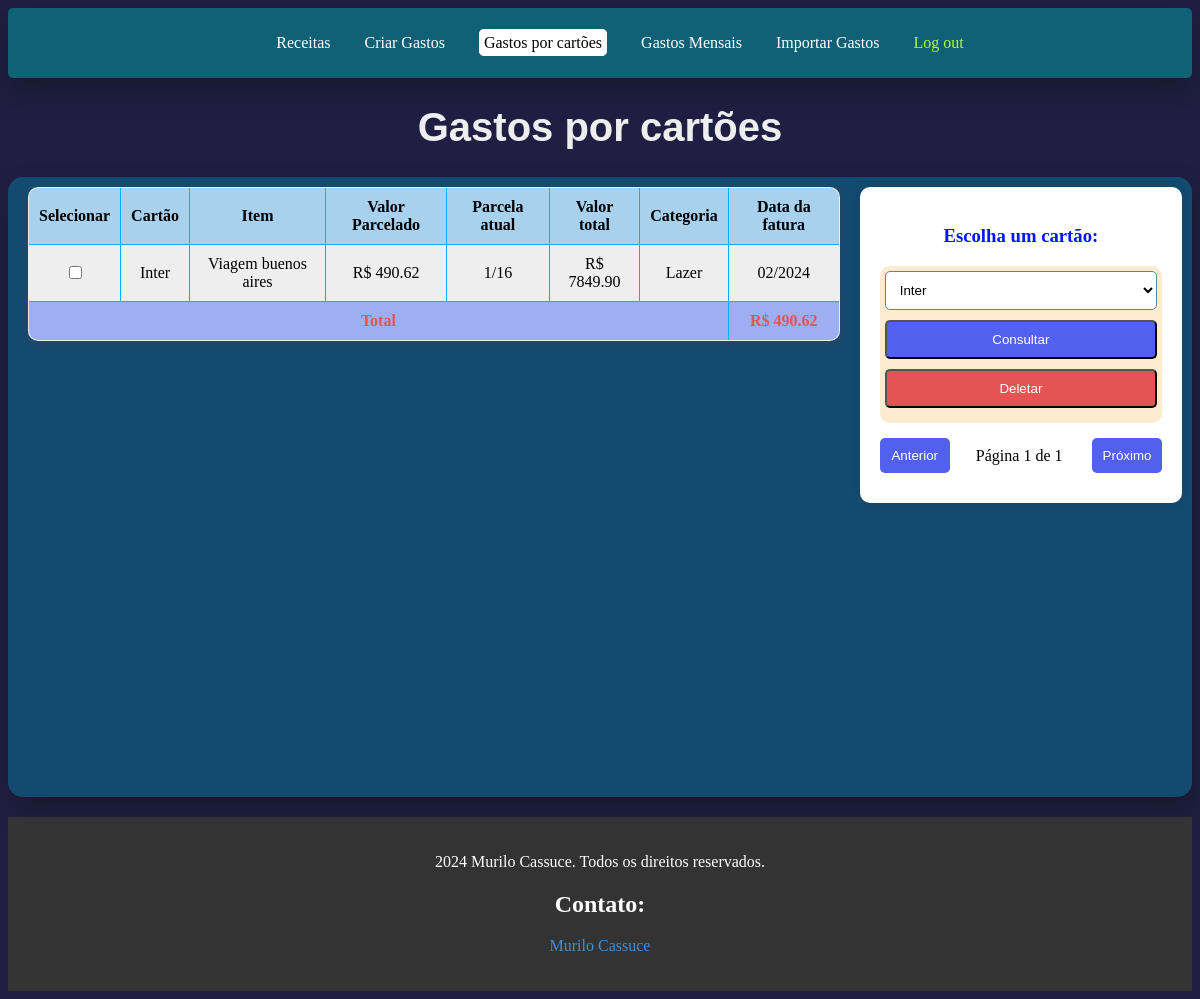
The app's page /gastosIndividuais/ (signed in), older data.
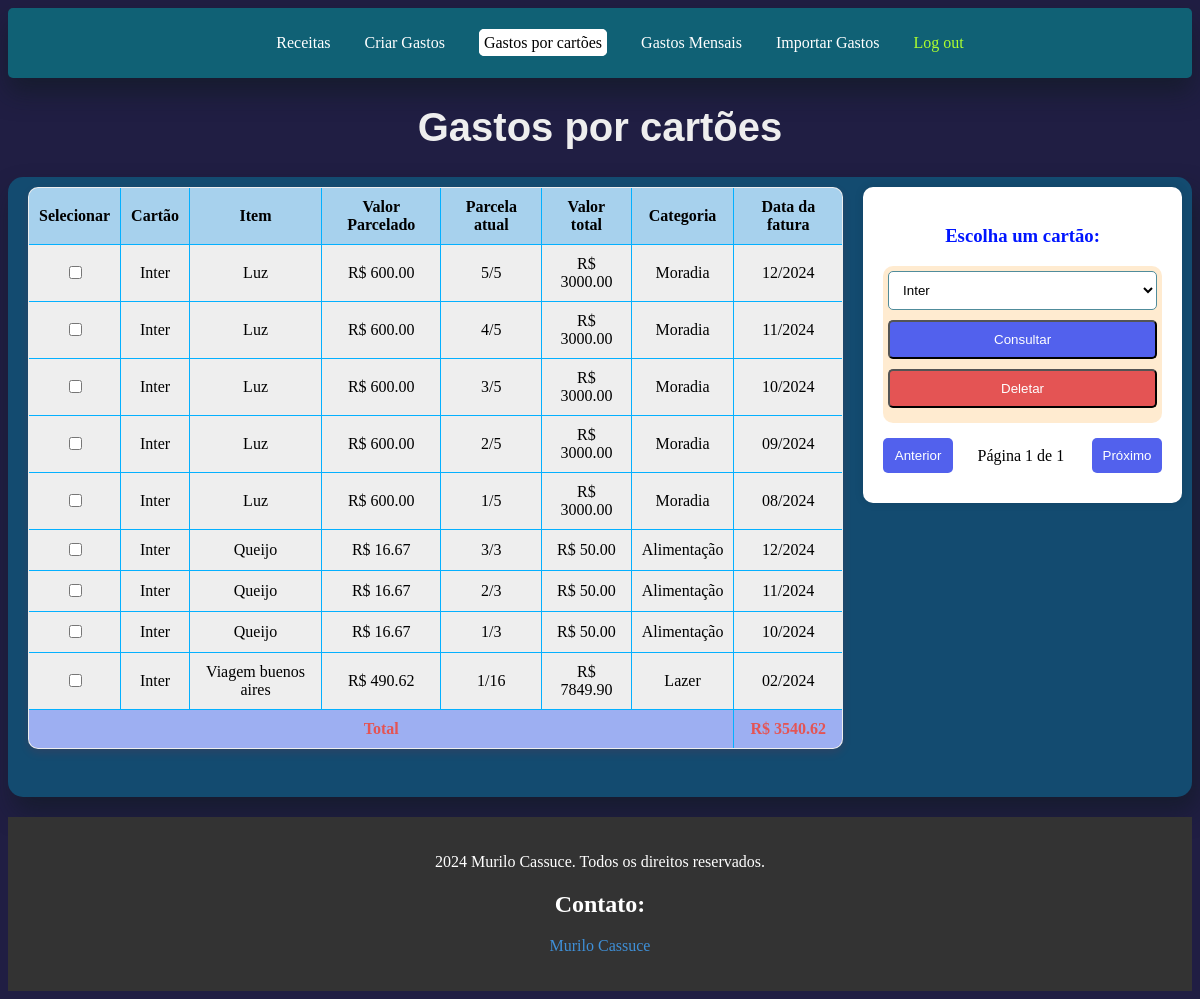
The same page, newer data.
### usuarios/models.py (models this page shows, shortened)
class Gastos(models.Model):
    CATEGORIA_GASTO = [
        ("Alimentação", "Alimentação"),
        ("Transporte", "Transporte"),
        ("Entretenimento", "Entretenimento"),
        ("Moradia", "Moradia"),
        ("Lazer", "Lazer"),
        ("Educação", "Educação"),
        ("Serviços", "Serviços"),
        ("Saúde", "Saúde"),
        ("Outros", "Outros"),
    ]
    cartao = models.CharField(max_length=20)
    item = models.CharField(max_length=64)
    valor = models.DecimalField(max_digits=10, decimal_places=2)
    parcelas = models.CharField(max_length=6)
    parcelado = models.IntegerField()
    categoria = models.CharField(max_length=30, choices=CATEGORIA_GASTO)
    data_inicial = models.CharField(max_length=5)
    usuario = models.ForeignKey(settings.AUTH_USER_MODEL, on_delete=models.CASCADE)
    def valor_parcelado(self):
        if self.parcelado > 0:
            valor_parcelado = self.valor/self.parcelado
            return valor_parcelado
        return 0.00

### usuarios/views.py (the view, shortened to what this page needs)
# urls.py: path('gastosIndividuais/', views.gastosIndividuais, name="gastosIndividuais"),
def gastosIndividuais(request):
    if not request.user.is_authenticated:
        return HttpResponseRedirect(reverse("login"))
    LimiteDadosGastosUsuarios = Gastos.objects.filter(usuario=request.user)
    LimiteDadosGastosUsuarios_list = list(LimiteDadosGastosUsuarios)
    LimiteDadosReceitasUsuarios = EntradaDinheiro.objects.filter(usuario=request.user)
    LimiteDadosReceitasUsuarios_list = list(LimiteDadosReceitasUsuarios)
    if len(LimiteDadosReceitasUsuarios_list) > 150 or len(LimiteDadosGastosUsuarios_list) > 150:
        return HttpResponseRedirect(reverse("FimDoTeste"))
    cartoes = Gastos.objects.filter(usuario=request.user).values_list('cartao', flat=True).distinct()
    cartoes_filtrados = None
    total_entrada = 0
    if Gastos.objects.filter(usuario=request.user).exists():
        cartoes_filtrados = Gastos.objects.filter(cartao=cartoes[0], usuario=request.user)
    if request.method == "POST" and 'buscarCartoes' in request.POST:
        cartao_buscado = request.POST.get("cartao")
        if cartao_buscado:
            cartoes_filtrados = Gastos.objects.filter(cartao=cartao_buscado, usuario=request.user)
    if cartoes_filtrados != None:
        total_entrada = sum(gasto.valor_parcelado() for gasto in cartoes_filtrados)
    return render(request, 'usuarios/gastosIndividuais.html', {
        'cartoes': cartoes,
        'gastos': cartoes_filtrados,
        'total_entrada': total_entrada,
    })

### usuarios/templates/usuarios/gastosIndividuais.html (shortened to what this page needs)
{% extends "usuarios/layout.html" %}
{% block body %}
    <h1 id="h1Despesas" >Gastos por cartões</h1>
<div id="divPrincipal">
    <form method="POST" id="formTabela" action="{% url 'gastosIndividuais' %}">
        <table id="tabprincipal">
            <thead>
                <tr>
                    <th>Selecionar</th>
                    <th>Cartão</th>
                    <th>Item</th>
                    <th>Valor Parcelado</th>
                    <th>Parcela atual</th>
                    <th>Valor total</th>
                    <th>Categoria</th>
                    <th>Data da fatura</th>
                </tr>
            </thead>
            <tbody id="gastosTable">
                {% for gasto in gastos|slice:"::-1" %}
                <tr id="tr_criar_gasto" class="gasto-item">
                    <td><input type="checkbox" name="deletar" value="{{ gasto.id }}"></td>
                    <td>{{ gasto.cartao }}</td>
                    <td>{{ gasto.item }}</td>
                    <td>R$ {{ gasto.valor_parcelado|floatformat:2 }}</td>
                    <td>{{ gasto.parcelas }}</td>
                    <td>R$ {{ gasto.valor }}</td>
                    <td>{{ gasto.categoria }}</td>
                    <td>{{ gasto.data_inicial }}</td>
                </tr>
                {% empty %}
                <tr>
                    <td colspan="8">Nenhum cartão encontrado.</td>
                </tr>
                {% endfor %}
                <tr>
                    <td class="total" colspan="7"><strong>Total</strong></td>
                    <td class="total" colspan="1"><strong>R$ {{ total_entrada|floatformat:2 }}</strong></td>
                </tr>
            </tbody>
        </table>
    </form>
    <div id="formConsultCart">
        <h3 class="h3Info">Escolha um cartão: </h3>
        <form id="formGastos" method="post" action="{% url 'gastosIndividuais' %}">
            <div id="TestBackGround">
            <select id="cartao" name="cartao">
                {% for cartao in cartoes %}
                    <option value="{{ cartao }}">{{ cartao }}</option>
                    {% empty %}
                    <option>Nenhum cartão encontrado</option>
                {% endfor %}
            </select>
            <button type="submit" name="buscarCartoes" id="buscarGastoindividual">Consultar</button>
            <button type="button" id="deletarDados">Deletar</button>
            </div>
        </form>
        <div id="paginationButtons">
            <button id="anterPag">Anterior</button>
            <span id="pageInfo">Página {{ page_obj.number }} de {{ page_obj.paginator.num_pages }}</span>
            <button id="proxPag">Próximo</button>
        </div>
    </div>
</div>
{% endblock %}

Row changes from the older to the newer data that the page shows:
added Gastos: cartao "Inter", item "Luz", valor_parcelado "600.00", parcelas "5/5", valor "3000.00", categoria "Moradia", data_inicial "12/2024"
added Gastos: cartao "Inter", item "Luz", valor_parcelado "600.00", parcelas "4/5", valor "3000.00", categoria "Moradia", data_inicial "11/2024"
added Gastos: cartao "Inter", item "Luz", valor_parcelado "600.00", parcelas "3/5", valor "3000.00", categoria "Moradia", data_inicial "10/2024"
added Gastos: cartao "Inter", item "Luz", valor_parcelado "600.00", parcelas "2/5", valor "3000.00", categoria "Moradia", data_inicial "09/2024"
added Gastos: cartao "Inter", item "Luz", valor_parcelado "600.00", parcelas "1/5", valor "3000.00", categoria "Moradia", data_inicial "08/2024"
added Gastos: cartao "Inter", item "Queijo", valor_parcelado "16.67", parcelas "3/3", valor "50.00", categoria "Alimentação", data_inicial "12/2024"
added Gastos: cartao "Inter", item "Queijo", valor_parcelado "16.67", parcelas "2/3", valor "50.00", categoria "Alimentação", data_inicial "11/2024"
added Gastos: cartao "Inter", item "Queijo", valor_parcelado "16.67", parcelas "1/3", valor "50.00", categoria "Alimentação", data_inicial "10/2024"
Text that changed along with them:
{{ total_entrada|floatformat:2 }}: "490.62" → "3540.62"
